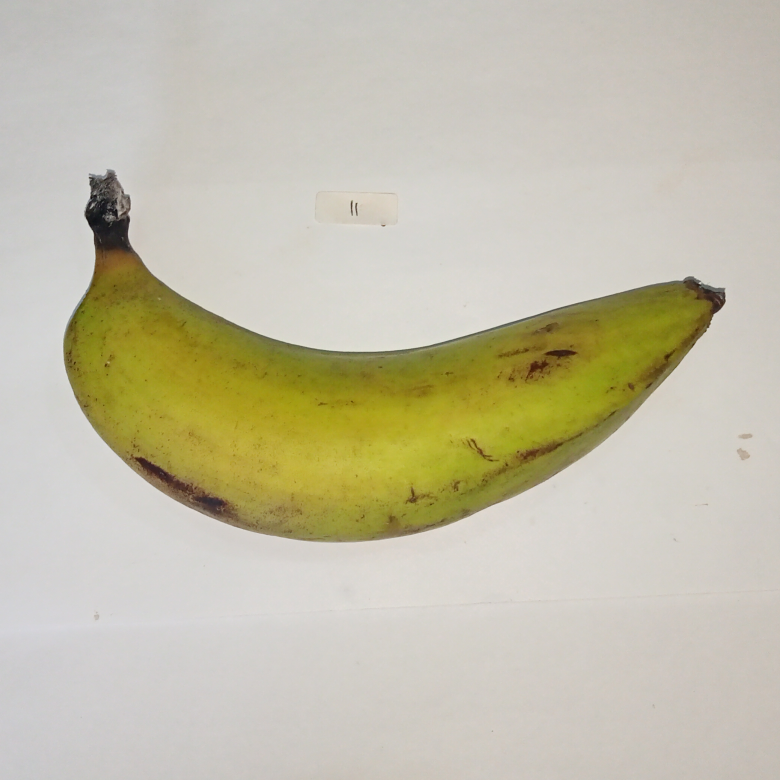
#> input picture data/raw/Realme_11_H11F1_Kanan_matang.jpg, 3120 x 3120 px (shown at 1/4 size); its folder holds only this picture in this run
$ python calibrate.py
#> lines starting #> are read from the running program, lines starting #| are printed output that depends on the picture; after the words box and inside, x2 and y2 are one past the last pixel; in counts of white or black regions, pixels touching at a corner belong together
### src/banana_ripeness/io_utils.py
"""I/O utilities: reading, writing images, directory discovery, and filename metadata parsing."""

from pathlib import Path
from typing import Dict, List, Optional, Tuple, Union
import cv2
import numpy as np


CANONICAL_CLASSES = ["Mentah", "Matang", "Terlalu Matang", "Busuk"]


def read_image(path: Union[str, Path]) -> np.ndarray:
    """Read an image from disk in BGR format with proper Windows path handling."""
    p = Path(path).resolve()
    if not p.exists():
        raise FileNotFoundError(f"Image not found at: {p}")

    # Use cv2.imdecode to support paths with non-ASCII or space characters reliably on Windows
    data = np.fromfile(str(p), dtype=np.uint8)
    img = cv2.imdecode(data, cv2.IMREAD_COLOR)
#> img is the input picture: shape (3120, 3120, 3); mean B, G, R 169.4, 191.1, 195.8
    if img is None:
        raise ValueError(f"Failed to decode image from: {p}")
    return img


# [15 lines left out: function write_image, not called in this run]


def list_images(
    folder: Union[str, Path],
    extensions: Tuple[str, ...] = (".jpg", ".jpeg", ".png", ".bmp"),
) -> List[Path]:
    """List and sort all image files in a folder matching extensions."""
    p = Path(folder).resolve()
    if not p.exists():
        return []
    files = [f for f in p.iterdir() if f.is_file() and f.suffix.lower() in extensions]
    return sorted(files, key=lambda x: x.name)


def parse_filename_metadata(filename_or_path: Union[str, Path]) -> Dict[str, Optional[str]]:
    """Parse banana metadata (device, specimen, side, canonical condition) from filename.

    Example:
        'Realme_11_H11F1_Kanan_matang.jpg'
        -> {
            'device': 'Realme 11',
            'specimen': 'H11F1',
            'day': 'H11',
            'angle': 'F1',
            'side': 'Kanan',
            'label': 'Matang',
            'stem': 'Realme_11_H11F1_Kanan_matang'
        }
    """
    stem = Path(filename_or_path).stem
    parts = stem.split("_")

    meta: Dict[str, Optional[str]] = {
        "device": None,
        "specimen": None,
        "day": None,
        "angle": None,
        "side": None,
        "label": None,
        "stem": stem,
    }

    # Normalize lower case for condition parsing
    lower_stem = stem.lower()
    if "terlalu-matang" in lower_stem or "terlalu_matang" in lower_stem or "terlalumatang" in lower_stem:
        meta["label"] = "Terlalu Matang"
    elif "mentah" in lower_stem:
        meta["label"] = "Mentah"
    elif "busuk" in lower_stem:
        meta["label"] = "Busuk"
    elif "matang" in lower_stem:
        meta["label"] = "Matang"

    if "kanan" in lower_stem:
        meta["side"] = "Kanan"
    elif "kiri" in lower_stem:
        meta["side"] = "Kiri"

    if len(parts) >= 2:
        meta["device"] = f"{parts[0]} {parts[1]}"
    if len(parts) >= 3:
        spec = parts[2]
        meta["specimen"] = spec
        if "F" in spec:
            d_part, a_part = spec.split("F", 1)
            meta["day"] = d_part
            meta["angle"] = f"F{a_part}"
        else:
            meta["day"] = spec

    return meta

### src/banana_ripeness/preprocessing.py
"""Preprocessing module: resizing, Gaussian filtering, and contrast stretching."""

from typing import Tuple, Union
import cv2
import numpy as np

from .config import Config, PreprocessingConfig


def resize(img: np.ndarray, size: Tuple[int, int] = (600, 600)) -> np.ndarray:
    """Resize image to standard dimensions (width, height)."""
#> called with size = (600, 600)
    return cv2.resize(img, size, interpolation=cv2.INTER_AREA)
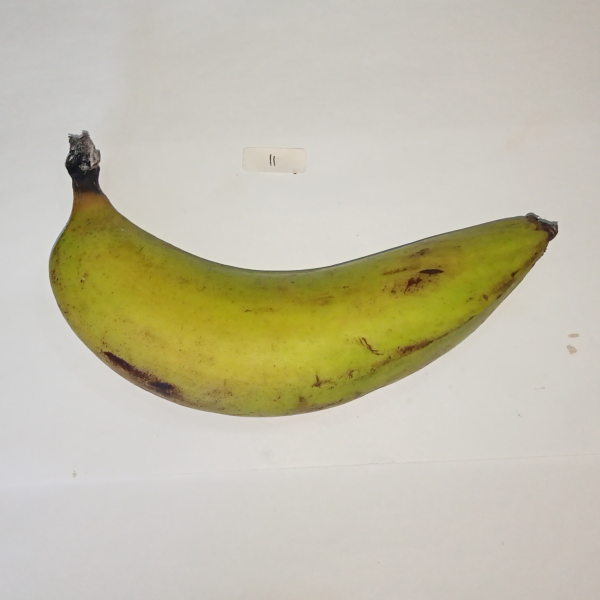
#> returned value: shape (600, 600, 3); mean of channels 0, 1, 2 169.4, 191.1, 195.8; drawn as B, G, R


def gaussian_blur(
    img: np.ndarray,
    ksize: Tuple[int, int] = (5, 5),
    sigma: float = 0.0,
) -> np.ndarray:
    """Apply Gaussian blur to reduce high-frequency texture noise."""
    # Ensure kernel dimensions are odd
    kw = ksize[0] if ksize[0] % 2 == 1 else ksize[0] + 1
    kh = ksize[1] if ksize[1] % 2 == 1 else ksize[1] + 1
    return cv2.GaussianBlur(img, (kw, kh), sigmaX=sigma, sigmaY=sigma)


def contrast_stretch(
    img: np.ndarray,
    p_low: float = 2.0,
    p_high: float = 98.0,
) -> np.ndarray:
    """Apply percentile-based contrast stretching on the Value (V) channel in HSV space.

    Preserves color hues and saturation while boosting dynamic range when sufficient
    variance exists (v_max - v_min > 30).
    """
#> called with p_low = 2, p_high = 98
    hsv = cv2.cvtColor(img, cv2.COLOR_BGR2HSV)
#> hsv: shape (600, 600, 3); mean H, S, V 26.7, 41.8, 195.9
    v = hsv[:, :, 2].astype(np.float32)
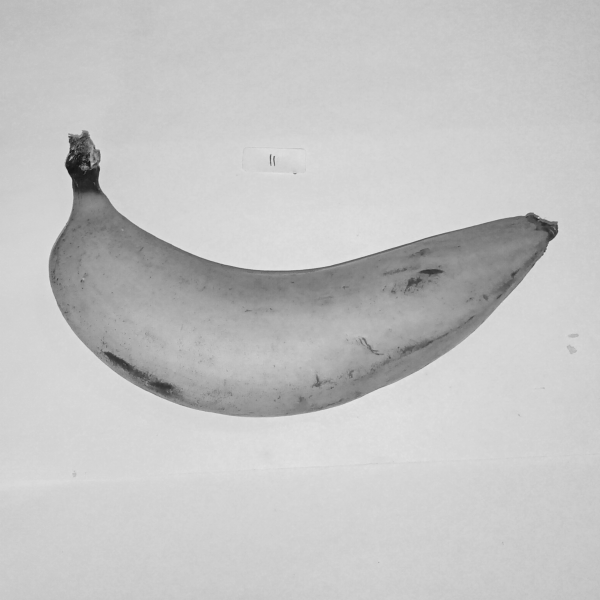
#> v: shape (600, 600) float32; min 19, max 228, mean 195.9

    v_min, v_max = np.percentile(v, (p_low, p_high))
#> v_min = 118; v_max = 220
    if v_max - v_min > 30:
        v_stretched = np.clip((v - v_min) * (255.0 / (v_max - v_min)), 0, 255)
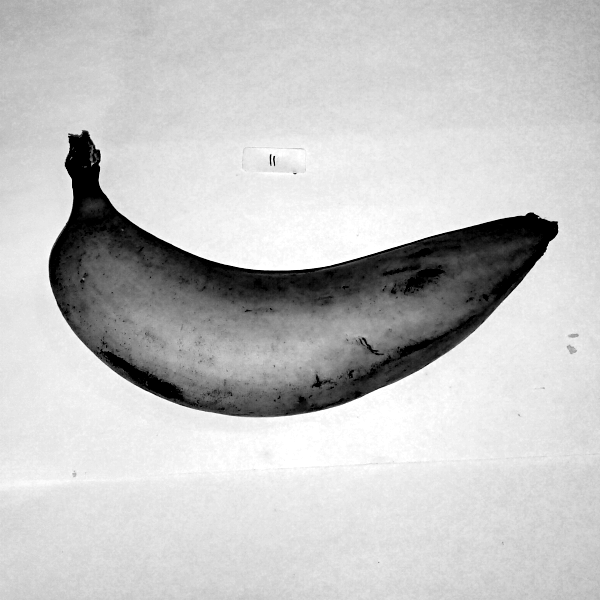
#> v_stretched: shape (600, 600) float32; min 0, max 255, mean 196.1
        hsv[:, :, 2] = v_stretched.astype(np.uint8)
#> hsv: shape (600, 600, 3); mean H, S, V 26.7, 41.8, 195.8
        return cv2.cvtColor(hsv, cv2.COLOR_HSV2BGR)
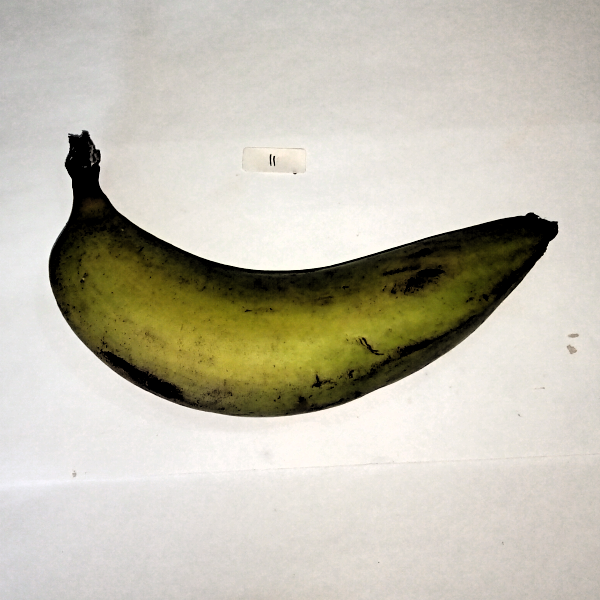
#> returned value: shape (600, 600, 3); mean B, G, R 176.9, 191.3, 195.7
    return img


def preprocess(
    img: np.ndarray,
    cfg: Union[Config, PreprocessingConfig],
) -> np.ndarray:
    """Execute complete preprocessing stage: resize -> (optional) contrast stretch -> Gaussian blur."""
    if isinstance(cfg, Config):
        size = cfg.image.size
        p_cfg = cfg.preprocessing
    else:
        size = (600, 600)
        p_cfg = cfg

    # 1. Resize
    out = resize(img, size)

    # 2. Contrast stretching
    if p_cfg.contrast_stretch:
        low_p, high_p = p_cfg.stretch_percentiles
        out = contrast_stretch(out, p_low=low_p, p_high=high_p)

    # 3. Gaussian Blur
    out = gaussian_blur(out, ksize=p_cfg.gaussian_kernel, sigma=p_cfg.gaussian_sigma)
    return out

### src/banana_ripeness/segmentation.py
"""Segmentation module: HSV color thresholding, Otsu thresholding, and mask combination."""

from typing import Any, Dict, Sequence, Union
import cv2
import numpy as np

from .config import Config, SegmentationConfig


def to_hsv(img_bgr: np.ndarray) -> np.ndarray:
    """Convert BGR image to HSV color space."""
    return cv2.cvtColor(img_bgr, cv2.COLOR_BGR2HSV)
#> returned value: shape (600, 600, 3); mean H, S, V 24.2, 41.2, 195.8


def hsv_mask(
    hsv: np.ndarray,
    lower: Sequence[int],
    upper: Sequence[int],
) -> np.ndarray:
    """Create a binary mask isolating pixels within HSV bounds."""
    lower_np = np.array(lower, dtype=np.uint8)
    upper_np = np.array(upper, dtype=np.uint8)
    return cv2.inRange(hsv, lower_np, upper_np)
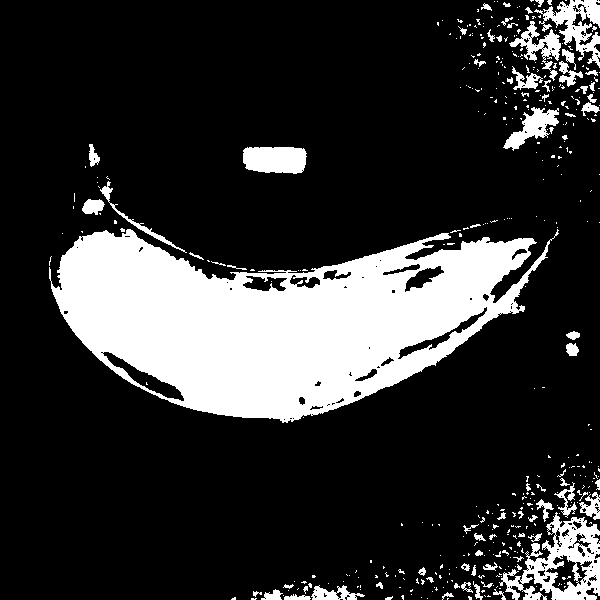
#> returned value: shape (600, 600); 19.8% white; 414 white regions (339 under 20 px), largest, box (x1, y1, x2, y2) and area: (49, 229, 559, 423) 55861, (499, 512, 600, 600) 3912, (534, 0, 600, 68) 1717


def otsu_mask(channel: np.ndarray, auto_invert: bool = True) -> np.ndarray:
    """Calculate Otsu automatic threshold on a single grayscale/channel image.

    If auto_invert is enabled, analyzes border boundary pixels. If border pixels are
    predominantly foreground (white), inverts the mask so the main central object
    becomes the foreground.
    """
    _, mask = cv2.threshold(channel, 0, 255, cv2.THRESH_BINARY + cv2.THRESH_OTSU)

    if auto_invert:
        # Check boundary pixels along borders (top, bottom, left, right)
        border_pixels = np.concatenate([
            mask[0, :],
            mask[-1, :],
            mask[:, 0],
            mask[:, -1],
        ])
        # If over 50% of the image perimeter is 255, the background was thresholded as object
        if np.mean(border_pixels > 0) > 0.5:
            mask = cv2.bitwise_not(mask)

    return mask


def combine_masks(m_hsv: np.ndarray, m_otsu: np.ndarray, mode: str = "or") -> np.ndarray:
    """Combine HSV mask and Otsu mask using logical OR or AND."""
    mode_clean = mode.strip().lower()
    if mode_clean == "and":
        return cv2.bitwise_and(m_hsv, m_otsu)
    # Default to logical OR
    return cv2.bitwise_or(m_hsv, m_otsu)


def segment(
    img_pre: np.ndarray,
    cfg: Union[Config, SegmentationConfig],
) -> Dict[str, Any]:
    """Execute hybrid segmentation: HSV inRange + Otsu -> Combined Mask."""
    s_cfg = cfg.segmentation if isinstance(cfg, Config) else cfg

    hsv = to_hsv(img_pre)

    # 1. HSV color bounds mask
    m_hsv = hsv_mask(hsv, s_cfg.hsv_lower, s_cfg.hsv_upper)

    # 2. Otsu thresholding on selected channel (Saturation S=1 or Value V=2)
    ch_idx = 1 if s_cfg.otsu_channel.upper() == "S" else 2
    otsu_ch = hsv[:, :, ch_idx]
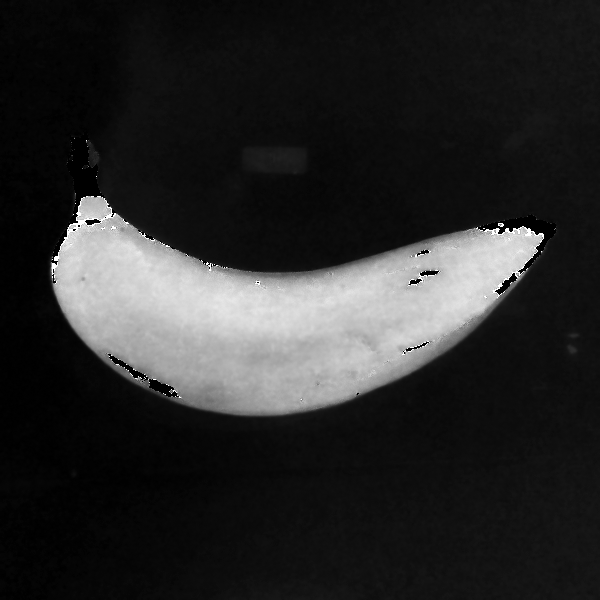
#> otsu_ch: shape (600, 600); min 0, max 255, mean 41.2
    m_otsu = otsu_mask(otsu_ch, auto_invert=s_cfg.auto_invert_otsu)
#> (the rest of the program and of its run is left out)
